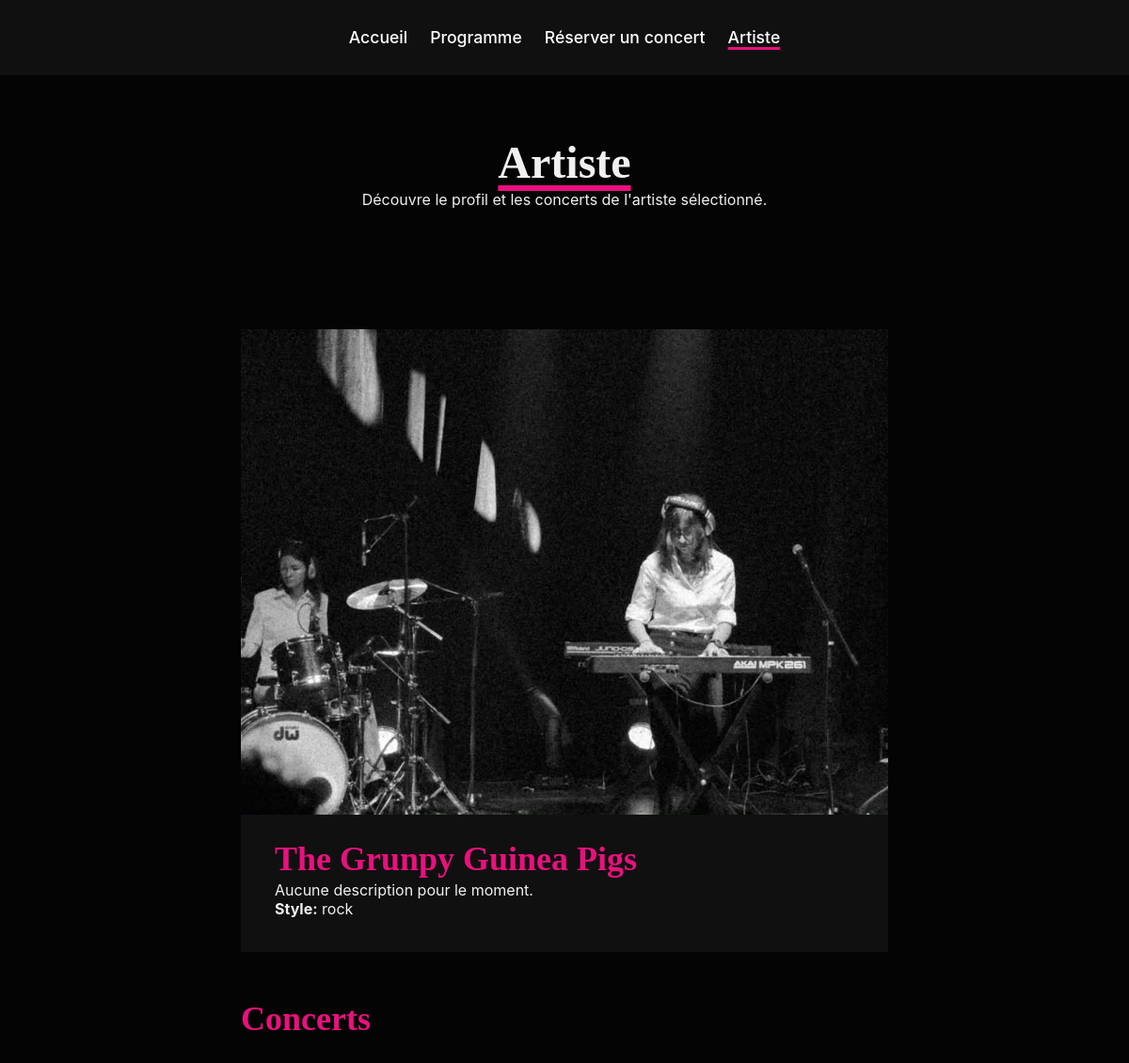
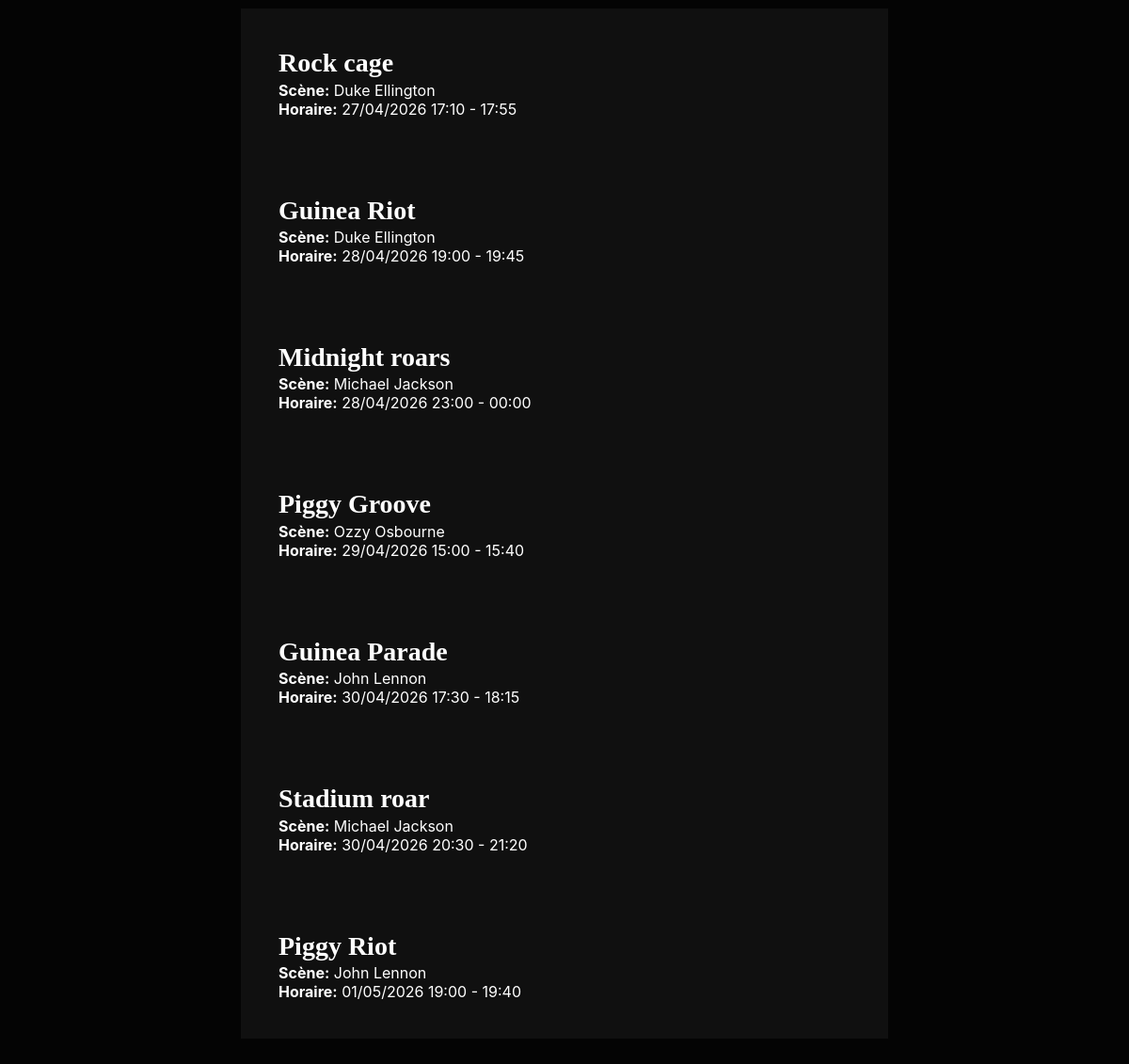
Page /artist.php?id=4 on the committed database (2 pictures, top to bottom).
### tables this page shows
CREATE TABLE artists (
  id int unsigned NOT NULL AUTO_INCREMENT,
  created_at timestamp NOT NULL DEFAULT CURRENT_TIMESTAMP,
  first_name varchar(128) NOT NULL,  
  last_name varchar(128) NOT NULL,  
  email varchar(128) DEFAULT NULL,  
  nickname varchar(128) DEFAULT NULL,  
  avatar_url varchar(128) NOT NULL DEFAULT 'https://api.beam.ejnalo.me/users/beam/avatar.png',  
  bio varchar(255) DEFAULT NULL,  
  style varchar(255) DEFAULT NULL,  
  spotify varchar(64) DEFAULT NULL,
  youtube varchar(64) DEFAULT NULL,
  deezer varchar(64) DEFAULT NULL,
  soundcloud varchar(64) DEFAULT NULL,
  bandlab varchar(64) DEFAULT NULL,
  beam varchar(64) DEFAULT NULL,
  instagram varchar(64) DEFAULT NULL,
  PRIMARY KEY (id)
);

CREATE TABLE concerts (
  id int unsigned NOT NULL AUTO_INCREMENT,
  created_at timestamp NOT NULL DEFAULT CURRENT_TIMESTAMP,  
  planned_at timestamp NOT NULL,  
  ends_at timestamp NOT NULL,  
  name varchar(64) DEFAULT NULL,  
  description varchar(255) DEFAULT NULL,  
  price_customer int NOT NULL DEFAULT 0,  
  scene varchar(32) NOT NULL,  
  artist int unsigned NOT NULL,  
  PRIMARY KEY (id),
  KEY concerts_artists_relation (artist),
  KEY concerts_scene_relation (scene),
  CONSTRAINT concerts_artists_relation FOREIGN KEY (artist) REFERENCES artists(id) ON DELETE CASCADE ON UPDATE CASCADE,
  CONSTRAINT concerts_scene_relation FOREIGN KEY (scene) REFERENCES scenes(id) ON DELETE CASCADE ON UPDATE CASCADE
);

CREATE TABLE scenes (
  id varchar(32) NOT NULL,
  name varchar(255) NOT NULL,  
  capacity int NOT NULL,  
  outdoor tinyint(1) NOT NULL DEFAULT 0,  
  price_solo int NOT NULL DEFAULT 0,  
  price_group int DEFAULT NULL,  
  PRIMARY KEY (id)
);

### src/artist.php (the view, shortened to what this page needs)
<?php
	function gen_link() {
		$DB_HOST = 'db';
		$DB_USER = 'root';
		$DB_PASSWORD = 'root';
		$DB_NAME = 'test';
		return mysqli_connect($DB_HOST, $DB_USER, $DB_PASSWORD, $DB_NAME);
	}
	function fetch_artist($id) {
		$link = gen_link();
		$id = mysqli_real_escape_string($link, $id);
		$result = mysqli_query($link, "SELECT * FROM artists WHERE id = '$id' LIMIT 1");
		return mysqli_fetch_assoc($result);
	}
	function fetch_concerts($artistId) {
		$link = gen_link();
		$artistId = mysqli_real_escape_string($link, $artistId);
		$result = mysqli_query(
			$link,
			"SELECT concerts.name, concerts.planned_at, concerts.ends_at, scenes.name AS scene_name
			FROM concerts
			INNER JOIN scenes ON scenes.id = concerts.scene
			WHERE concerts.artist = '$artistId'
			ORDER BY concerts.planned_at ASC"
		);
		$concerts = [];
		while ($concert = mysqli_fetch_assoc($result)) {
			$concerts[] = $concert;
		}
		return $concerts;
	}
	$artistId = $_GET['id'] ?? ($_GET['artistId'] ?? null);
	$artist = $artistId ? fetch_artist($artistId) : null;
	$concerts = $artist ? fetch_concerts($artist['id']) : [];
?>
<html lang="fr">
	<head>
		<link rel="stylesheet" href="/assets/css/main.css" type="text/css" />
	</head>
	<body>
		<nav class="navbar">
			<a class="navlink" href="/">
				<span>Accueil</span>
			</a>
			<a class="navlink" href="/programme.php">
				<span>Programme</span>
			</a>
			<a class="navlink" href="/reservation.php">
				<span>Réserver un concert</span>
			</a>
			<a class="navlink active" href="/artist.php">
				<span>Artiste</span>
			</a>
		</nav>
		<header>
			<h1>Artiste</h1>
			<p>Découvre le profil et les concerts de l'artiste sélectionné.</p>
		</header>
		<main>
			<section>
				<?php if (!$artist) { ?>
					<h2>Aucun artiste sélectionné</h2>
					<p>Ajoute un identifiant dans l'URL, par exemple <strong>/artist.php?id=1</strong>.</p>
				<?php } else { ?>
					<div class="artist-card">
						<img src="<?php echo $artist['avatar_url']; ?>" alt="<?php echo $artist['nickname'] ?: ($artist['first_name'] . ' ' . $artist['last_name']); ?>" />
						<div>
							<h2><?php echo $artist['nickname'] ?: ($artist['first_name'] . ' ' . $artist['last_name']); ?></h2>
							<p><?php echo $artist['bio'] ?: 'Aucune description pour le moment.'; ?></p>
							<?php if ($artist['style']) { ?>
								<p><strong>Style:</strong> <?php echo $artist['style']; ?></p>
							<?php } ?>
						</div>
					</div>
				<?php } ?>
			</section>
			<section>
				<h2>Concerts</h2>
				<?php if (!$artist) { ?>
					<p>La liste des concerts s'affichera une fois l'artiste sélectionné.</p>
				<?php } elseif (!$concerts) { ?>
					<p>Aucun concert programmé pour le moment.</p>
				<?php } else { ?>
					<ul>
						<?php foreach ($concerts as $concert) { ?>
							<li class="concert">
								<div>
									<h3><?php echo $concert['name'] ?: 'Concert'; ?></h3>
									<p><strong>Scène:</strong> <?php echo $concert['scene_name']; ?></p>
									<p><strong>Horaire:</strong> <?php echo date('d/m/Y H:i', strtotime($concert['planned_at'])); ?> - <?php echo date('H:i', strtotime($concert['ends_at'])); ?></p>
								</div>
							</li>
						<?php } ?>
					</ul>
				<?php } ?>
			</section>
		</main>
	</body>
</html>

### src/assets/css/main.css (style rules this page uses)
* { padding: 0; margin: 0; box-sizing: border-box; }
html, body { background-color: var(--color-background); color: var(--color-text); font-family: var(--font-sans); }

### src/assets/css/colors.css (style rules this page uses)
:root { --color-primary: #e9117d; --color-primary-dark: #c40e69; --color-primary-light: #f03191; --color-primary-lighter: #f468ae; --color-secondary: #d2e61d; --color-tertiary: #ffffff; --color-background: #040404; --color-text: #f0f0f0; --color-surface: #101010; --color-surface-text: #ffffff; --color-surface-text-faded: #ffffffe0; }

### src/assets/css/typography.css (style rules this page uses)
h1 { font-family: var(--font-title); font-size: 3rem; line-height: 1.2; text-decoration: underline; text-decoration-thickness: 6px; text-decoration-color: var(--color-primary); text-underline-offset: 8px; }
h2:not(.subtitle) { color: var(--color-primary); font-family: var(--font-title); font-size: 2.25rem; line-height: 1.3; }
h3 { font-family: var(--font-title); font-size: 1.75rem; line-height: 1.3; }
a { color: var(--color-primary); font-weight: 600; text-decoration: underline; text-decoration-thickness: 2px; text-decoration-color: transparent; text-underline-offset: 3px; }

### src/assets/css/layout.css (style rules this page uses)
header, main, footer { width: 100%; padding: 64px; }
section { padding-inline: 64px; }
@media only screen and (min-width: 640px) { header, section, footer { padding-inline: 256px; } }
@media only screen and (min-width: 640px) { main { padding-inline: 0; } }
nav.navbar { position: sticky; top: 0; left: 0; display: flex; justify-content: center; align-items: center; gap: 24px; background-color: var(--color-surface); color: var(--color-surface-text); width: 100%; height: 80px; padding-inline: 48px; }
nav.navbar > .navlink { display: flex; align-items: center; justify-content: center; gap: 16px; }
nav.navbar > .navlink { color: var(--color-surface-text); font-size: 1.1rem; line-height: 100%; font-weight: 500; text-decoration: underline; text-decoration-thickness: 3px; text-decoration-color: transparent; text-underline-offset: 4px; height: 100%; transition-duration: 150ms; }
nav.navbar > .navlink.active { text-decoration-color: var(--color-primary); }
header:not(#header-home) { text-align: center; }
main > * + * { margin-top: 48px; }
section > * + * { margin-top: 32px; }

### src/assets/css/components.css (style rules this page uses)
ul > li { list-style-type: none; }
li.concert { display: flex; align-items: center; background-color: var(--color-surface); color: var(--color-surface-text); }
li.concert > div { padding: 40px; }
.artist-card { display: flex; flex-direction: column; gap: 24px; background-color: var(--color-surface); box-shadow: #00000040; }
.artist-card > img { aspect-ratio: 4/3; width: 100%; height: auto; object-fit: cover; object-position: center; }
.artist-card > div { flex: 1 1; display: flex; flex-direction: column; justify-content: center; padding: 36px; padding-top: 0; }

### rows in the picture
artists: avatar_url (picture), nickname "The Grunpy Guinea Pigs", bio "Aucune description pour le moment.", style "rock"
concerts: name "Rock cage", scene.name "Duke Ellington", planned_at "27/04/2026 17:10", ends_at "17:55"
concerts: name "Guinea Riot", scene.name "Duke Ellington", planned_at "28/04/2026 19:00", ends_at "19:45"
concerts: name "Midnight roars", scene.name "Michael Jackson", planned_at "28/04/2026 23:00", ends_at "00:00"
concerts: name "Piggy Groove", scene.name "Ozzy Osbourne", planned_at "29/04/2026 15:00", ends_at "15:40"
concerts: name "Guinea Parade", scene.name "John Lennon", planned_at "30/04/2026 17:30", ends_at "18:15"
concerts: name "Stadium roar", scene.name "Michael Jackson", planned_at "30/04/2026 20:30", ends_at "21:20"
concerts: name "Piggy Riot", scene.name "John Lennon", planned_at "01/05/2026 19:00", ends_at "19:40"
